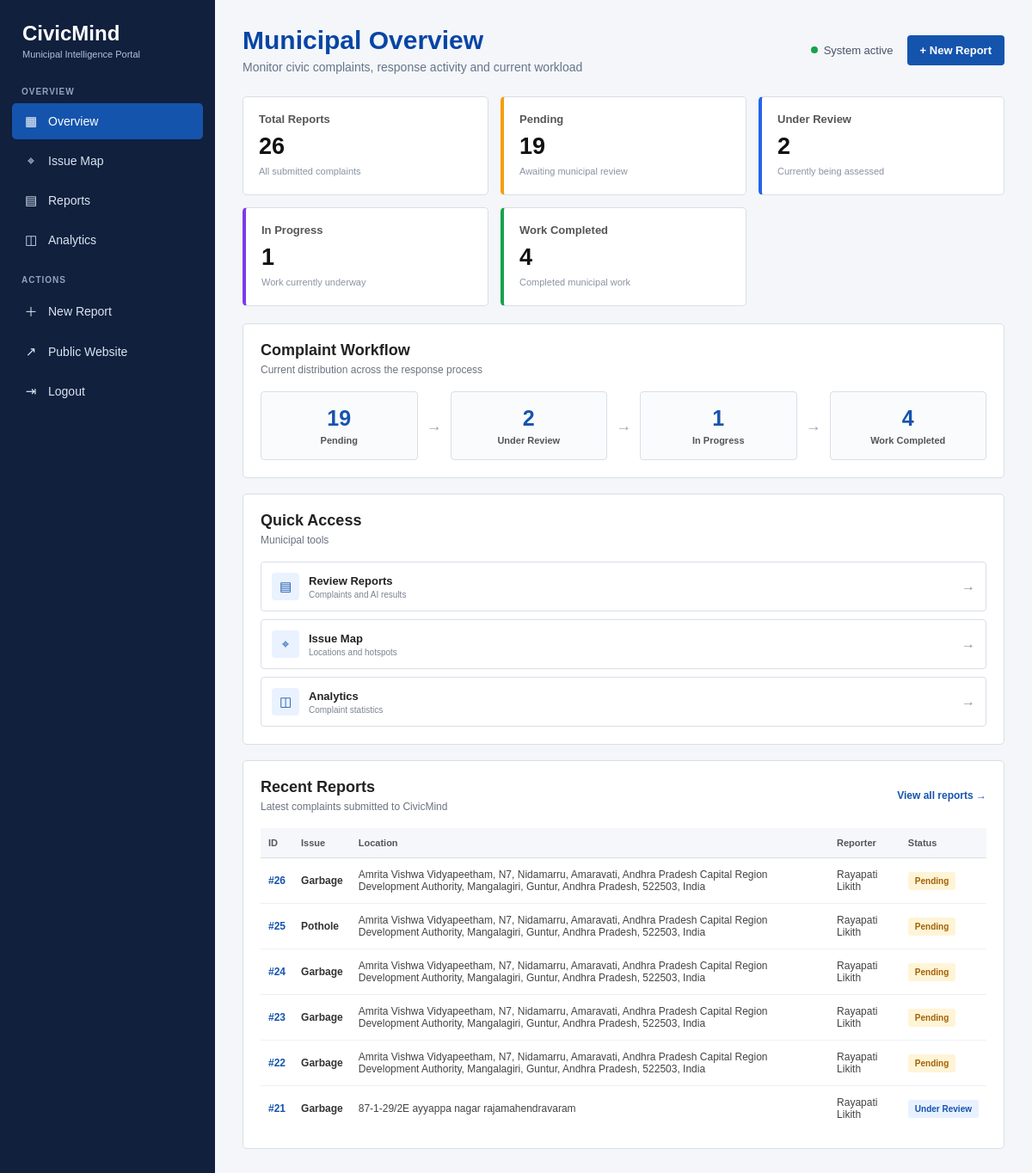
The app's page /dashboard (signed in) with its own data.
### tables this page shows
CREATE TABLE reports (
            id INTEGER PRIMARY KEY AUTOINCREMENT,
            user_id INTEGER NOT NULL,
            location TEXT NOT NULL,
            issue TEXT NOT NULL,
            description TEXT NOT NULL,
            image TEXT,
            detected_image TEXT,
            confidence REAL,
            detected_issue TEXT,
            priority TEXT,
            status TEXT DEFAULT 'Pending', created_at TEXT, reviewed_at TEXT, work_started_at TEXT, completed_at TEXT, duplicate_of INTEGER, duplicate_score REAL, severity_score REAL, severity_level TEXT, latitude REAL, longitude REAL,

            FOREIGN KEY (user_id)
            REFERENCES users(id)
        );

CREATE TABLE users (
            id INTEGER PRIMARY KEY AUTOINCREMENT,
            name TEXT NOT NULL,
            email TEXT NOT NULL UNIQUE,
            password_hash TEXT NOT NULL
        );

### app.py (the view, shortened to what this page needs)
@app.route("/dashboard")
def dashboard():
    conn = get_db()
    reports = conn.execute(
        """
        SELECT
            reports.*,
            users.name,
            users.email

        FROM reports

        JOIN users
        ON reports.user_id = users.id

        ORDER BY reports.id DESC
        """
    ).fetchall()
    conn.close()
    area_counts = count_area_reports(reports)
    total = len(reports)
    pending = sum(
        1
        for report in reports
        if report["status"] == "Pending"
    )
    under_review = sum(
        1
        for report in reports
        if report["status"] == "Under Review"
    )
    in_progress = sum(
        1
        for report in reports
        if report["status"] == "In Progress"
    )
    work_completed = sum(
        1
        for report in reports
        if report["status"] == "Work Completed"
    )
    duplicates = sum(
        1
        for report in reports
        if report["duplicate_of"] is not None
    )
    return render_template(
        "dashboard.html",
        reports=reports,
        total=total,
        pending=pending,
        under_review=under_review,
        in_progress=in_progress,
        work_completed=work_completed,
        duplicates=duplicates,
        area_counts=area_counts
    )

### app.py (called while the page is built, shortened)
def normalize_text(text):
    text = text or ""
    text = text.lower()
    text = re.sub(r"[^a-z0-9\s]", " ", text)
    text = re.sub(r"\s+", " ", text)
    return text.strip()

def text_similarity(text1, text2):
    text1 = normalize_text(text1)
    text2 = normalize_text(text2)
    if not text1 or not text2:
        return 0.0
    return SequenceMatcher(None, text1, text2).ratio()

def location_similarity(location1, location2):
    location1 = location1 or ""
    location2 = location2 or ""
    pattern = r"(-?\d+(?:\.\d+)?)[,\s]+(-?\d+(?:\.\d+)?)"
    match1 = re.search(pattern, location1)
    match2 = re.search(pattern, location2)
    return text_similarity(location1, location2)

def count_area_reports(reports):
    area_counts = {}
    for report in reports:
        count = 0
        for other_report in reports:
            similarity = location_similarity(
                report["location"],
                other_report["location"]
            )
            if similarity >= 0.5:
                count += 1
        area_counts[report["id"]] = count
    return area_counts

def get_db():
    conn = sqlite3.connect(
        DATABASE
    )
    conn.row_factory = sqlite3.Row
    return conn

### templates/dashboard.html (shortened to what this page needs)
<!DOCTYPE html>
<html lang="en">
<head>
</head>
<body>
<aside class="sidebar">
    <div class="brand">
        CivicMind
    </div>
    <div class="brand-subtitle">
        Municipal Intelligence Portal
    </div>
    <div class="nav-title">
        Overview
    </div>
    <a
        href="{{ url_for('dashboard') }}"
        class="nav-link active"
    >
        <span class="nav-icon">▦</span>
        Overview
    </a>
    <a
        href="{{ url_for('dashboard_map') }}"
        class="nav-link"
    >
        <span class="nav-icon">⌖</span>
        Issue Map
    </a>
    <a
        href="{{ url_for('dashboard_reports') }}"
        class="nav-link"
    >
        <span class="nav-icon">▤</span>
        Reports
    </a>
    <a
        href="{{ url_for('dashboard_analytics') }}"
        class="nav-link"
    >
        <span class="nav-icon">◫</span>
        Analytics
    </a>
    <div class="nav-title">
        Actions
    </div>
    <a
        href="{{ url_for('report') }}"
        class="nav-link"
    >
        <span class="nav-icon">＋</span>
        New Report
    </a>
    <a
        href="/"
        class="nav-link"
    >
        <span class="nav-icon">↗</span>
        Public Website
    </a>
    <a
        href="{{ url_for('logout') }}"
        class="nav-link"
    >
        <span class="nav-icon">⇥</span>
        Logout
    </a>
</aside>
<main class="main">
    <div class="page-header">
        <div>
            <h1 class="page-title">
                Municipal Overview
            </h1>
            <p class="page-description">
                Monitor civic complaints, response activity and current workload
            </p>
        </div>
        <div class="header-actions">
            <div class="system-status">
                <span class="status-dot"></span>
                System active
            </div>
            <a
                href="{{ url_for('report') }}"
                class="new-report"
            >
                + New Report
            </a>
        </div>
    </div>
    <div class="stats">
        <div class="stat-card">
            <div class="stat-label">
                Total Reports
            </div>
            <div class="stat-value">
                {{ total }}
            </div>
            <div class="stat-description">
                All submitted complaints
            </div>
        </div>
        <div class="stat-card pending">
            <div class="stat-label">
                Pending
            </div>
            <div class="stat-value">
                {{ pending }}
            </div>
            <div class="stat-description">
                Awaiting municipal review
            </div>
        </div>
        <div class="stat-card review">
            <div class="stat-label">
                Under Review
            </div>
            <div class="stat-value">
                {{ under_review }}
            </div>
            <div class="stat-description">
                Currently being assessed
            </div>
        </div>
        <div class="stat-card progress">
            <div class="stat-label">
                In Progress
            </div>
            <div class="stat-value">
                {{ in_progress }}
            </div>
            <div class="stat-description">
                Work currently underway
            </div>
        </div>
        <div class="stat-card completed">
            <div class="stat-label">
                Work Completed
            </div>
            <div class="stat-value">
                {{ work_completed }}
            </div>
            <div class="stat-description">
                Completed municipal work
            </div>
        </div>
    </div>
    <div class="dashboard-grid">
        <section class="panel">
            <div class="panel-header">
                <div>
                    <h2 class="panel-title">
                        Complaint Workflow
                    </h2>
                    <p class="panel-description">
                        Current distribution across the response process
                    </p>
                </div>
            </div>
            <div class="workflow">
                <div class="workflow-step">
                    <div class="workflow-box">
                        <div class="workflow-number">
                            {{ pending }}
                        </div>
                        <div class="workflow-label">
                            Pending
                        </div>
                    </div>
                </div>
                <div class="workflow-arrow">
                    →
                </div>
                <div class="workflow-step">
                    <div class="workflow-box">
                        <div class="workflow-number">
                            {{ under_review }}
                        </div>
                        <div class="workflow-label">
                            Under Review
                        </div>
                    </div>
                </div>
                <div class="workflow-arrow">
                    →
                </div>
                <div class="workflow-step">
                    <div class="workflow-box">
                        <div class="workflow-number">
                            {{ in_progress }}
                        </div>
                        <div class="workflow-label">
                            In Progress
                        </div>
                    </div>
                </div>
                <div class="workflow-arrow">
                    →
                </div>
                <div class="workflow-step">
                    <div class="workflow-box">
                        <div class="workflow-number">
                            {{ work_completed }}
                        </div>
                        <div class="workflow-label">
                            Work Completed
                        </div>
                    </div>
                </div>
            </div>
        </section>
        <section class="panel">
            <div class="panel-header">
                <div>
                    <h2 class="panel-title">
                        Quick Access
                    </h2>
                    <p class="panel-description">
                        Municipal tools
                    </p>
                </div>
            </div>
            <div class="actions">
                <a
                    href="{{ url_for('dashboard_reports') }}"
                    class="action"
                >
                    <div class="action-left">
                        <div class="action-icon">
                            ▤
                        </div>
                        <div>
                            <div class="action-name">
                                Review Reports
                            </div>
                            <div class="action-description">
                                Complaints and AI results
                            </div>
                        </div>
                    </div>
                    <span class="action-arrow">
                        →
                    </span>
                </a>
                <a
                    href="{{ url_for('dashboard_map') }}"
                    class="action"
                >
                    <div class="action-left">
                        <div class="action-icon">
                            ⌖
                        </div>
                        <div>
                            <div class="action-name">
                                Issue Map
                            </div>
                            <div class="action-description">
                                Locations and hotspots
                            </div>
                        </div>
                    </div>
                    <span class="action-arrow">
                        →
                    </span>
                </a>
                <a
                    href="{{ url_for('dashboard_analytics') }}"
                    class="action"
                >
                    <div class="action-left">
                        <div class="action-icon">
                            ◫
                        </div>
                        <div>
                            <div class="action-name">
                                Analytics
                            </div>
                            <div class="action-description">
                                Complaint statistics
                            </div>
                        </div>
                    </div>
                    <span class="action-arrow">
                        →
                    </span>
                </a>
            </div>
        </section>
    </div>
    <section class="recent-panel">
        <div class="panel-header">
            <div>
                <h2 class="panel-title">
                    Recent Reports
                </h2>
                <p class="panel-description">
                    Latest complaints submitted to CivicMind
                </p>
            </div>
            <a
                href="{{ url_for('dashboard_reports') }}"
                class="panel-link"
            >
                View all reports →
            </a>
        </div>
        {% if reports %}
        <div class="table-container">
            <table>
                <thead>
                    <tr>
                        <th>
                            ID
                        </th>
                        <th>
                            Issue
                        </th>
                        <th>
                            Location
                        </th>
                        <th>
                            Reporter
                        </th>
                        <th>
                            Status
                        </th>
                    </tr>
                </thead>
                <tbody>
                    {% for report in reports[:6] %}
                    <tr>
                        <td>
                            <span class="report-id">
                                #{{ report["id"] }}
                            </span>
                        </td>
                        <td>
                            <span class="issue">
                                {{ report["issue"] }}
                            </span>
                        </td>
                        <td>
                            {{ report["location"] }}
                        </td>
                        <td>
                            {{ report["name"] }}
                        </td>
                        <td>
                            {% if report["status"] == "Pending" %}
                                <span class="status pending">
                                    Pending
                                </span>
                            {% elif report["status"] == "Under Review" %}
                                <span class="status review">
                                    Under Review
                                </span>
                            {% elif report["status"] == "In Progress" %}
                                <span class="status progress">
                                    In Progress
                                </span>
                            {% elif report["status"] == "Work Completed" %}
                                <span class="status completed">
                                    Work Completed
                                </span>
                            {% else %}
                                <span class="status">
                                    {{ report["status"] }}
                                </span>
                            {% endif %}
                        </td>
                    </tr>
                    {% endfor %}
                </tbody>
            </table>
        </div>
        {% else %}
        <div class="empty">
            No reports have been submitted yet.
        </div>
        {% endif %}
    </section>
</main>
</body>
</html>

### records on screen
reports: id "26", issue "Garbage", location "Amrita Vishwa Vidyapeetham, N7, Nidamarru, Amaravati, Andhra Pradesh Capital Region Development Authority, Mangalagiri, Guntur, Andhra Pradesh, 522503, India", name "Rayapati Likith", status "Pending"
reports: id "25", issue "Pothole", location "Amrita Vishwa Vidyapeetham, N7, Nidamarru, Amaravati, Andhra Pradesh Capital Region Development Authority, Mangalagiri, Guntur, Andhra Pradesh, 522503, India", name "Rayapati Likith", status "Pending"
reports: id "24", issue "Garbage", location "Amrita Vishwa Vidyapeetham, N7, Nidamarru, Amaravati, Andhra Pradesh Capital Region Development Authority, Mangalagiri, Guntur, Andhra Pradesh, 522503, India", name "Rayapati Likith", status "Pending"
reports: id "23", issue "Garbage", location "Amrita Vishwa Vidyapeetham, N7, Nidamarru, Amaravati, Andhra Pradesh Capital Region Development Authority, Mangalagiri, Guntur, Andhra Pradesh, 522503, India", name "Rayapati Likith", status "Pending"
reports: id "22", issue "Garbage", location "Amrita Vishwa Vidyapeetham, N7, Nidamarru, Amaravati, Andhra Pradesh Capital Region Development Authority, Mangalagiri, Guntur, Andhra Pradesh, 522503, India", name "Rayapati Likith", status "Pending"
reports: id "21", issue "Garbage", location "87-1-29/2E ayyappa nagar rajamahendravaram", name "Rayapati Likith", status "Under Review"

### other values on screen
{{ total }} "26"
{{ pending }} "19"
{{ under_review }} "2"
{{ in_progress }} "1"
{{ work_completed }} "4"
